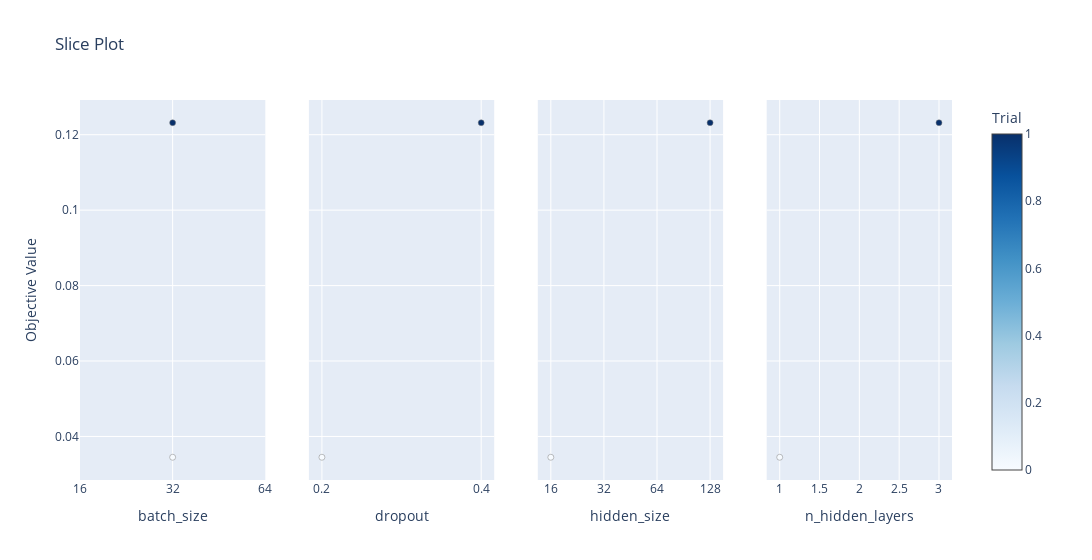

The code cell stored with this chart in its notebook:
### Code cell
# plot the parameter relationship concerning performance
optuna.visualization.plot_slice(study)

### Figure 1 — Plotly figure (JSON) as saved in the notebook; plotly's stock layout.template omitted (floating-point values rounded to 4 significant figures)
{"data": [{"marker": {"color": [0, 1], "colorbar": {"title": {"text": "Trial"}, "x": 1, "xpad": 40}, "colorscale": [[0, "rgb(247,251,255)"], [0.125, "rgb(222,235,247)"], [0.25, "rgb(198,219,239)"], [0.375, "rgb(158,202,225)"], [0.5, "rgb(107,174,214)"], [0.625, "rgb(66,146,198)"], [0.75, "rgb(33,113,181)"], [0.875, "rgb(8,81,156)"], [1, "rgb(8,48,107)"]], "line": {"color": "Grey", "width": 0.5}, "showscale": true}, "mode": "markers", "name": "Feasible Trial", "showlegend": false, "type": "scatter", "x": [32, 32], "xaxis": "x", "y": [0.03449, 0.1232], "yaxis": "y"}, {"marker": {"color": [0, 1], "colorbar": {"title": {"text": "Trial"}, "x": 1, "xpad": 40}, "colorscale": [[0, "rgb(247,251,255)"], [0.125, "rgb(222,235,247)"], [0.25, "rgb(198,219,239)"], [0.375, "rgb(158,202,225)"], [0.5, "rgb(107,174,214)"], [0.625, "rgb(66,146,198)"], [0.75, "rgb(33,113,181)"], [0.875, "rgb(8,81,156)"], [1, "rgb(8,48,107)"]], "line": {"color": "Grey", "width": 0.5}, "showscale": false}, "mode": "markers", "name": "Feasible Trial", "showlegend": false, "type": "scatter", "x": [0.2, 0.4], "xaxis": "x2", "y": [0.03449, 0.1232], "yaxis": "y2"}, {"marker": {"color": [0, 1], "colorbar": {"title": {"text": "Trial"}, "x": 1, "xpad": 40}, "colorscale": [[0, "rgb(247,251,255)"], [0.125, "rgb(222,235,247)"], [0.25, "rgb(198,219,239)"], [0.375, "rgb(158,202,225)"], [0.5, "rgb(107,174,214)"], [0.625, "rgb(66,146,198)"], [0.75, "rgb(33,113,181)"], [0.875, "rgb(8,81,156)"], [1, "rgb(8,48,107)"]], "line": {"color": "Grey", "width": 0.5}, "showscale": false}, "mode": "markers", "name": "Feasible Trial", "showlegend": false, "type": "scatter", "x": [16, 128], "xaxis": "x3", "y": [0.03449, 0.1232], "yaxis": "y3"}, {"marker": {"color": [0, 1], "colorbar": {"title": {"text": "Trial"}, "x": 1, "xpad": 40}, "colorscale": [[0, "rgb(247,251,255)"], [0.125, "rgb(222,235,247)"], [0.25, "rgb(198,219,239)"], [0.375, "rgb(158,202,225)"], [0.5, "rgb(107,174,214)"], [0.625, "rgb(66,146,198)"], [0.75, "rgb(33,113,181)"], [0.875, "rgb(8,81,156)"], [1, "rgb(8,48,107)"]], "line": {"color": "Grey", "width": 0.5}, "showscale": false}, "mode": "markers", "name": "Feasible Trial", "showlegend": false, "type": "scatter", "x": [1, 3], "xaxis": "x4", "y": [0.03449, 0.1232], "yaxis": "y4"}], "layout": {"title": {"text": "Slice Plot"}, "width": 1200, "xaxis": {"anchor": "y", "categoryarray": [16, 32, 64], "categoryorder": "array", "domain": [0, 0.2125], "title": {"text": "batch_size"}, "type": "category"}, "xaxis2": {"anchor": "y2", "categoryarray": [0, 0.1, 0.2, 0.4], "categoryorder": "array", "domain": [0.2625, 0.475], "title": {"text": "dropout"}, "type": "category"}, "xaxis3": {"anchor": "y3", "categoryarray": [8, 16, 32, 64, 128], "categoryorder": "array", "domain": [0.525, 0.7375], "title": {"text": "hidden_size"}, "type": "category"}, "xaxis4": {"anchor": "y4", "domain": [0.7875, 1], "title": {"text": "n_hidden_layers"}}, "yaxis": {"anchor": "x", "domain": [0, 1], "title": {"text": "Objective Value"}}, "yaxis2": {"anchor": "x2", "domain": [0, 1], "matches": "y", "showticklabels": false}, "yaxis3": {"anchor": "x3", "domain": [0, 1], "matches": "y", "showticklabels": false}, "yaxis4": {"anchor": "x4", "domain": [0, 1], "matches": "y", "showticklabels": false}}}
